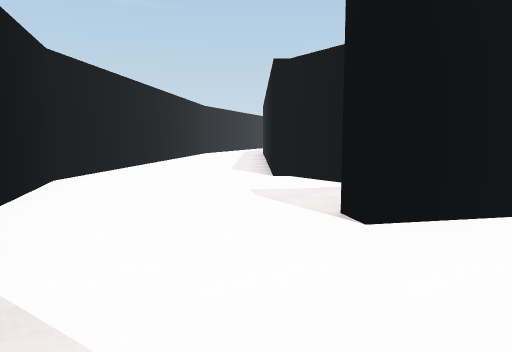
view 1 (above)

19 first-person views from a walk through a Unity game level. The camera is 1.5 m above the floor, tilts 6° down and sees 70° across. The floor is counted in squares, 2 m on a side. Each view is taken from the middle of a square. On the plan, view 1 faces up. The plan holds only what a view shows up to about 11 squares ahead; the rest is blank. The place goes on beyond the plan.

view 2
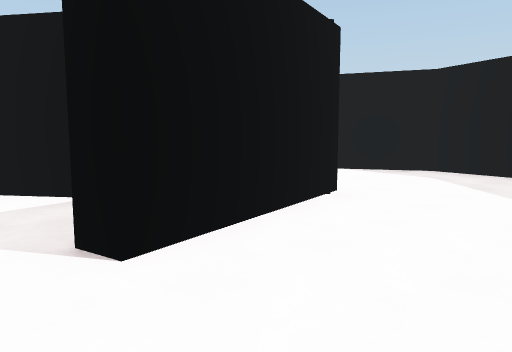

view 3
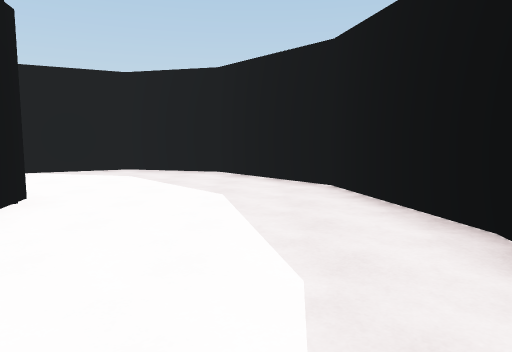

view 4
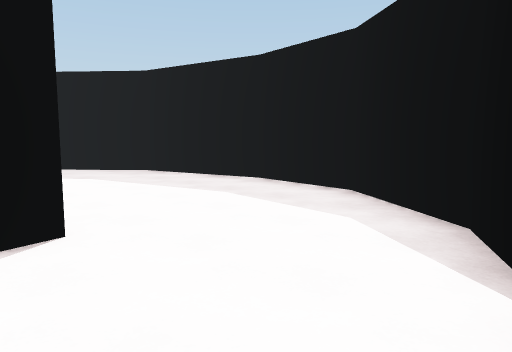

view 5
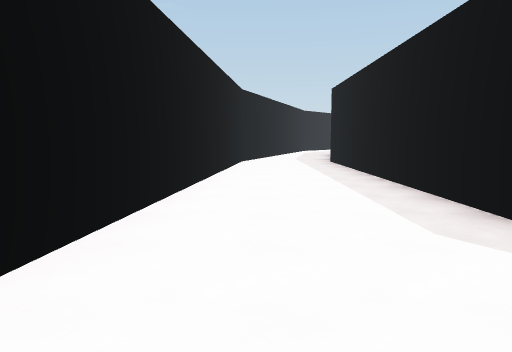

view 6
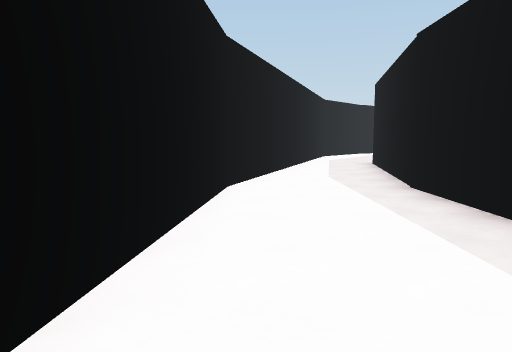

view 7
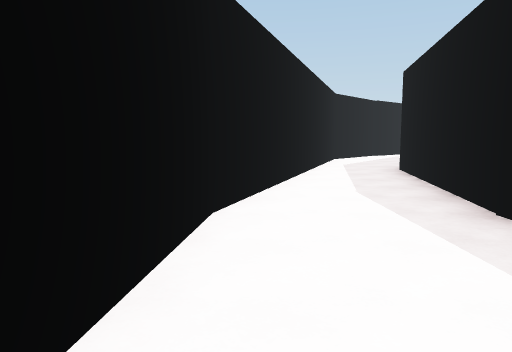

view 8
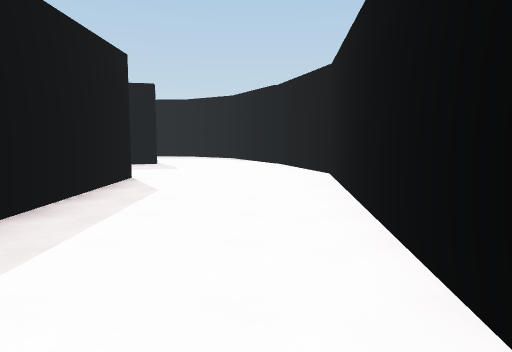

view 9
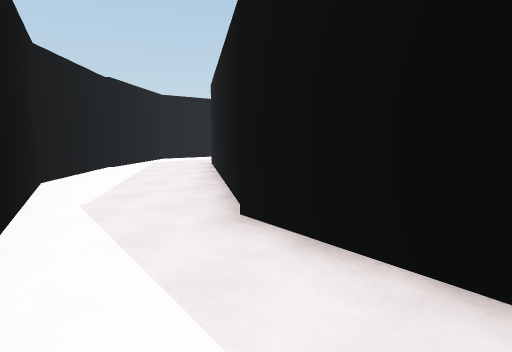

view 10
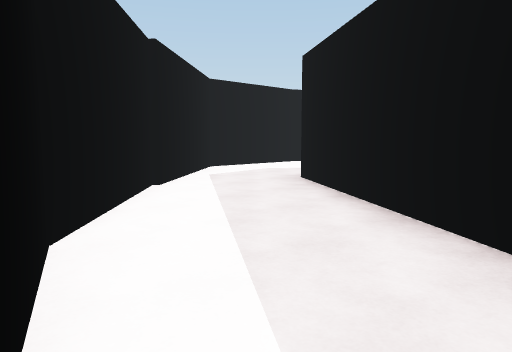

view 11
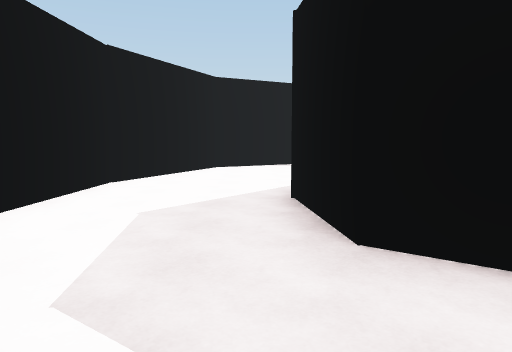

view 12
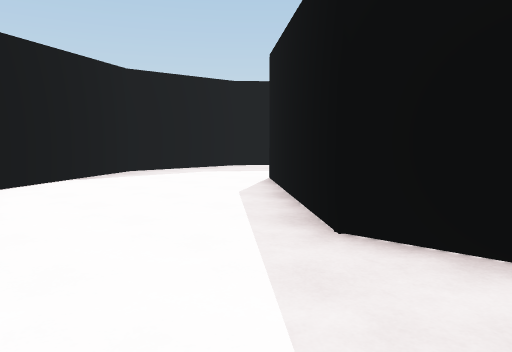

view 13
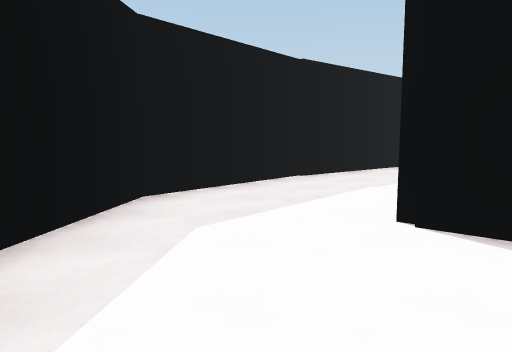

view 14
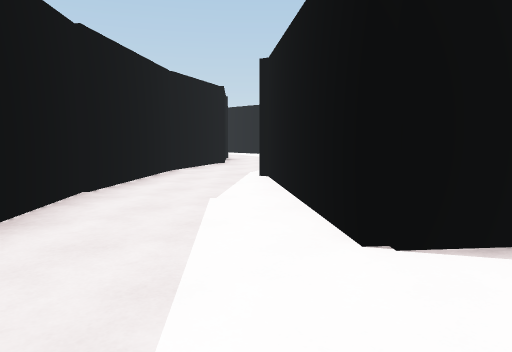

view 15
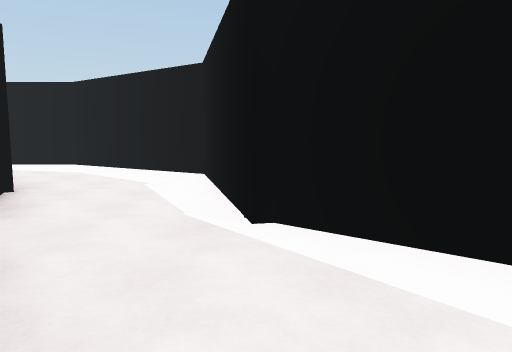

view 16
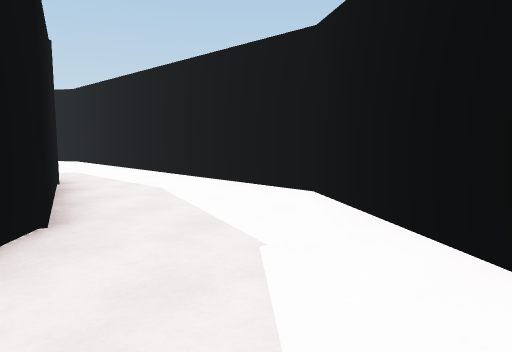

view 17
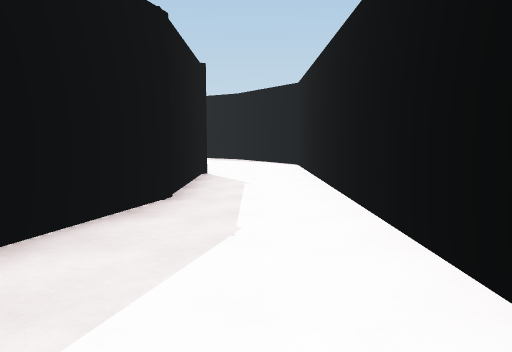

view 18
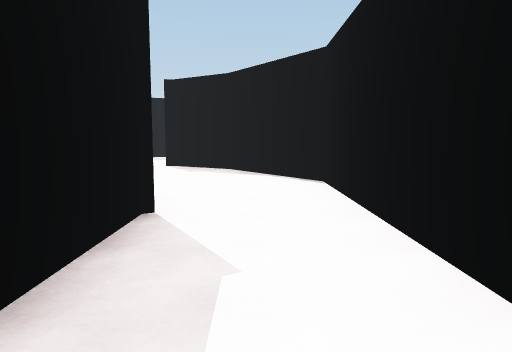

view 19
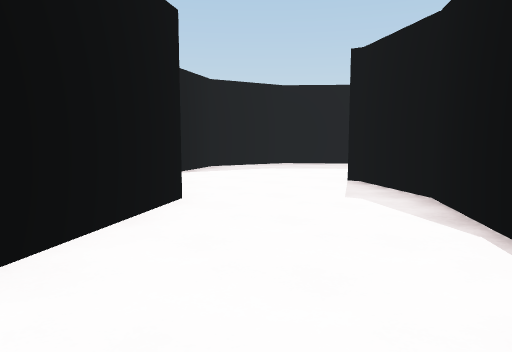

### Floor plan
Points are (right, up) in squares from view 1. A wall is a line through its corners. A room is listed if a view was taken in it or the views show most of it. See-through windows are left out.
Room 1 (views 1, 2, 3)
walls: (4.6, 3.9) (0.9, 3.1) (0.8, 3.6); (-1.6, 1.6) (-1.2, 0.7) (0.7, -0.7) (2.8, -0.9) (5.7, -0.2) (8, 1.8) (8.6, 4) (7.7, 5.9)
ways out: opening at (-0.7, 3) to room 2; opening at (5, 5) to room 3
Room 2 (views 4, 5, 6, 7, 8, 9)
walls: (1.6, 5.8) (0.7, 7.2) (0.3, 7.2) (0.3, 17.6); (0.4, 17.5) (1.1, 21.3); (-2.4, 17.6) (-3.5, 6.4) (-2.6, 3.3); (0.8, 3.6) (1.5, 3.7); (-2.6, 3.4) (-2.3, 2.9); (-1.1, 21.7) (-2.5, 17.5)
ways out: opening at (-0.7, 3) to room 1; opening at (0, 22) to room 3
Room 3 (views 10, 11, 12, 13, 14, 15, 16, 17, 18, 19)
walls: (6, 18.5) (8.4, 19.7); (8.3, 19.6) (11.1, 21.8); (1.7, 23) (5.5, 28.3) (7.6, 28.5) (10.8, 25.9) (7.6, 21.9) (3.4, 20.9) (0.8, 17) (0.8, 7.8) (2.6, 5.3) (4.2, 4.2); (1.1, 21.3) (1.4, 22.7); (11.1, 21.7) (13.4, 24.4) (13.8, 27.2) (12.3, 30) (9, 31.4) (5.9, 31.6) (2.9, 29.1); (2.9, 29.3) (0.7, 26.8) (-1.1, 21.7); (3.1, 10.4) (3.1, 13.5) (4.1, 16.5) (4.5, 17); (4.9, 7.4) (3.5, 9.6)
ways out: opening at (5, 5) to room 1; opening at (0, 22) to room 2

Positions as (right, up) in squares from view 1, and headings:
1: (0, 0), facing up
2: (0, 1), facing up-right
3: (0, 1), facing right
4: (-2, 4), facing down-right
5: (-2, 6), facing up
6: (-2, 12), facing up
7: (-2, 14), facing up
8: (-2, 14), facing down
9: (-1, 20), facing up-right
10: (0, 24), facing up-right
11: (3, 29), facing right
12: (6, 31), facing down-right
13: (12, 29), facing down
14: (13, 27), facing down-left
15: (11, 22), facing left
16: (5, 20), facing down-left
17: (2, 18), facing down
18: (2, 14), facing down
19: (1, 10), facing down-right
